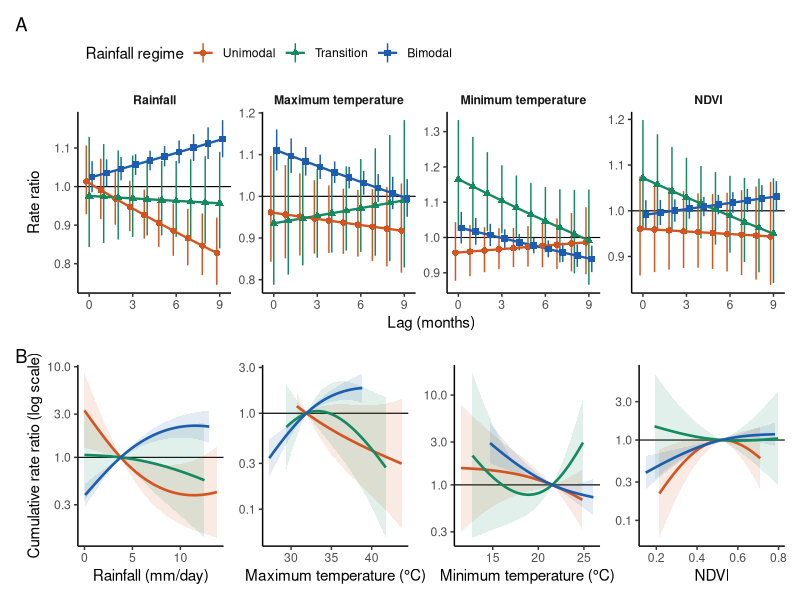
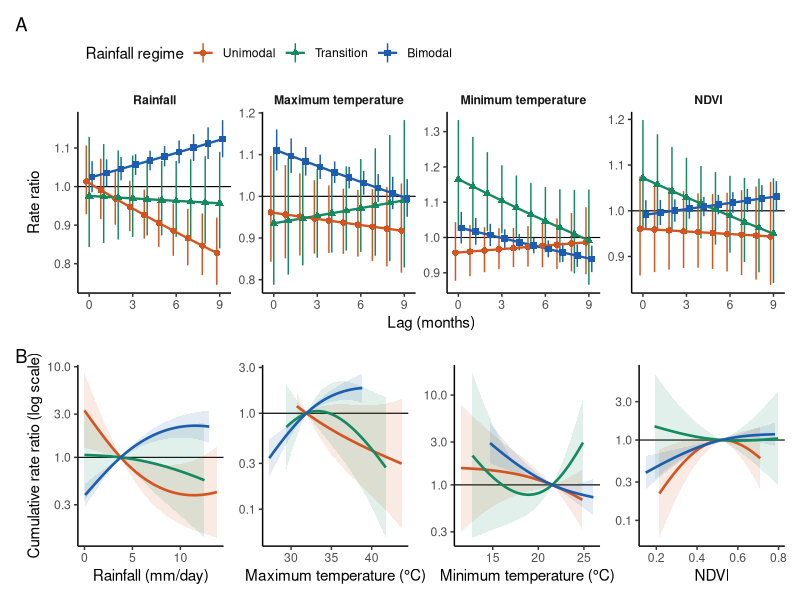
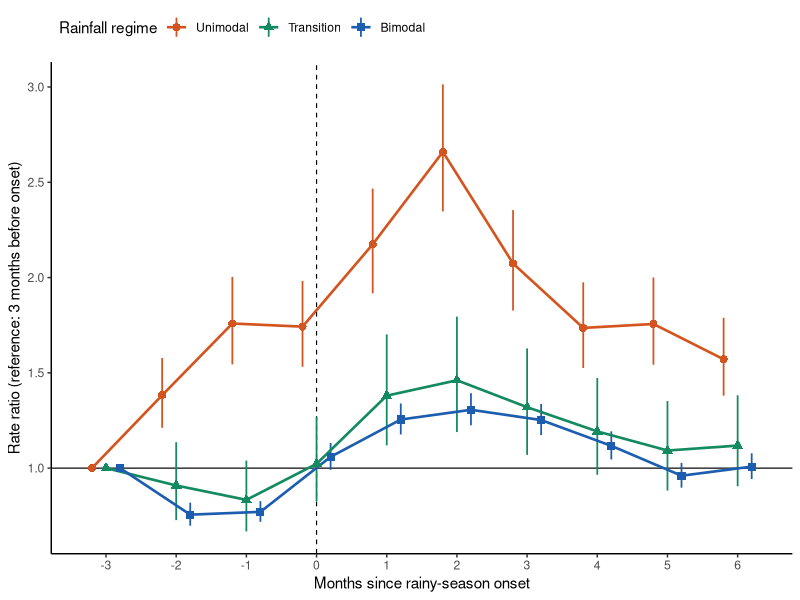
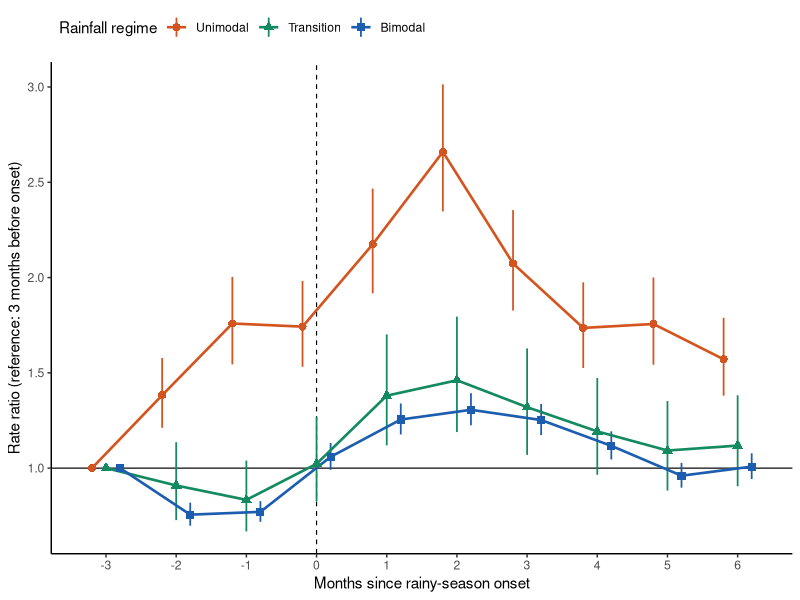

These figures' R source, in order:
# Figures 8 and 9 (Results, sections 3.7 and 3.8). Run after analysis/regime_onset.R.
#   Fig 8: (A) lag-specific rate ratios at the national 90th percentile versus the median, by rainfall regime;
#          (B) cumulative exposure-response over lags 0-9 by regime.
#   Fig 9: event-study rate ratios by months since rainy-season onset, by regime (one axis).
suppressPackageStartupMessages({ library(readr); library(dplyr); library(ggplot2); library(patchwork) })
REG_COL <- c(Unimodal = "#D4541F", Transition = "#138A5F", Bimodal = "#1C5DAF")   # as in Fig 3 and S1 Fig
REG_SH  <- c(Unimodal = 16, Transition = 17, Bimodal = 15)
LAB <- c(rainfall = "Rainfall", tmax = "Maximum temperature", tmin = "Minimum temperature", ndvi = "NDVI")
XLAB <- c(rainfall = "Rainfall (mm/day)", tmax = "Maximum temperature (°C)", tmin = "Minimum temperature (°C)", ndvi = "NDVI")
th <- theme_classic(base_size = 11) + theme(strip.background = element_blank(), strip.text = element_text(face = "bold"),
                                            legend.position = "top", legend.justification = "left")
save_fig <- function(p, name, w, h) {
  ggsave(file.path("figures", paste0(name, ".png")), p, width = w, height = h, dpi = 300, bg = "white")
  ggsave(file.path("figures", paste0(name, ".pdf")), p, width = w, height = h, device = cairo_pdf, bg = "white")
}
tc <- function(x) factor(tools::toTitleCase(x), levels = names(REG_COL))
dg <- position_dodge(width = 0.6)

lc <- read_csv("analysis/output/regime_lag_curves.csv", show_col_types = FALSE) |> filter(group %in% c("unimodal", "transition", "bimodal")) |>
  mutate(regime = tc(group), variable = factor(LAB[variable], levels = LAB))
pA <- ggplot(lc, aes(lag, RR, colour = regime, shape = regime)) + geom_hline(yintercept = 1, linewidth = 0.4) +
  geom_linerange(aes(ymin = lo, ymax = hi), position = dg, linewidth = 0.5) +
  geom_line(position = dg, linewidth = 0.8) + geom_point(position = dg, size = 1.9) +
  facet_wrap(~ variable, nrow = 1, scales = "free_y") +
  scale_colour_manual(values = REG_COL, name = "Rainfall regime") + scale_shape_manual(values = REG_SH, name = "Rainfall regime") +
  scale_x_continuous(breaks = seq(0, 9, 3)) + labs(x = "Lag (months)", y = "Rate ratio", tag = "A") + th
cc <- read_csv("analysis/output/regime_cumulative_curves.csv", show_col_types = FALSE) |> filter(group %in% c("unimodal", "transition", "bimodal")) |>
  mutate(regime = tc(group))
pB <- wrap_plots(lapply(names(LAB), function(v) {
  ggplot(filter(cc, variable == v), aes(x, RR, colour = regime, fill = regime)) + geom_hline(yintercept = 1, linewidth = 0.4) +
    geom_ribbon(aes(ymin = lo, ymax = hi), alpha = 0.12, colour = NA) + geom_line(linewidth = 0.9) +
    scale_colour_manual(values = REG_COL, guide = "none") + scale_fill_manual(values = REG_COL, guide = "none") +
    scale_y_log10() +
    labs(x = XLAB[[v]], y = if (v == "rainfall") "Cumulative rate ratio (log scale)" else NULL, tag = if (v == "rainfall") "B" else NULL) +
    theme_classic(base_size = 11)
}), nrow = 1)
save_fig(pA / pB + plot_layout(heights = c(1, 1)), "Fig8", 11, 7)

ev <- read_csv("analysis/output/onset_event_study.csv", show_col_types = FALSE) |> mutate(regime = tc(regime))
ev <- bind_rows(ev, tibble(regime = factor(names(REG_COL), levels = names(REG_COL)), k = -3L, RR = 1, lo = 1, hi = 1))
p9 <- ggplot(ev, aes(k, RR, colour = regime, shape = regime)) + geom_hline(yintercept = 1, linewidth = 0.4) +
  geom_vline(xintercept = 0, linetype = "dashed", linewidth = 0.4) +
  geom_linerange(aes(ymin = lo, ymax = hi), position = dg, linewidth = 0.6) +
  geom_line(position = dg, linewidth = 0.9) + geom_point(position = dg, size = 2.4) +
  scale_colour_manual(values = REG_COL, name = "Rainfall regime") + scale_shape_manual(values = REG_SH, name = "Rainfall regime") +
  scale_x_continuous(breaks = -3:6) + labs(x = "Months since rainy-season onset", y = "Rate ratio (reference: 3 months before onset)") + th
save_fig(p9, "Fig9", 7.5, 4.8)
cat("saved figures/Fig9 and Fig10\n")
